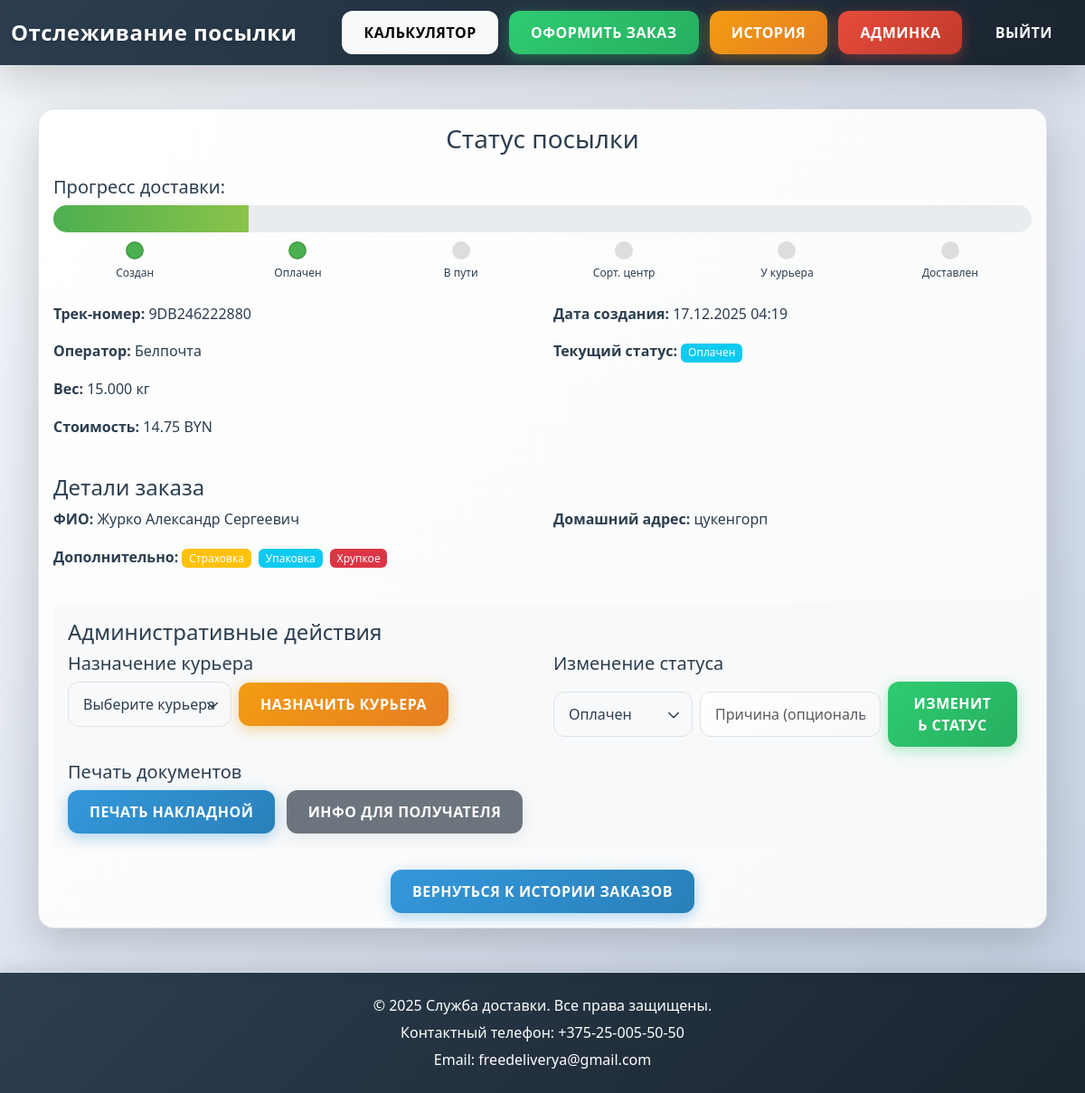
Screenshot of /track.php?track=9DB246222880 (signed in) with the database file from the repository.
### tables this page shows
CREATE TABLE `orders` (
  `id` int(11) NOT NULL,
  `user_id` int(11) DEFAULT NULL,
  `carrier_id` int(11) DEFAULT NULL,
  `from_office` int(11) DEFAULT NULL,
  `to_office` int(11) DEFAULT NULL,
  `weight` decimal(8,3) DEFAULT NULL,
  `cost` decimal(10,2) DEFAULT NULL,
  `delivery_hours` decimal(8,2) DEFAULT NULL,
  `track_number` varchar(20) DEFAULT NULL,
  `created_at` datetime DEFAULT current_timestamp(),
  `delivery_date` date DEFAULT NULL,
  `payment_status` varchar(20) DEFAULT 'pending',
  `tracking_status` varchar(50) DEFAULT 'created',
  `full_name` varchar(255) DEFAULT NULL,
  `home_address` text DEFAULT NULL,
  `pickup_city` varchar(100) DEFAULT NULL,
  `pickup_address` text DEFAULT NULL,
  `delivery_city` varchar(100) DEFAULT NULL,
  `delivery_address` text DEFAULT NULL,
  `desired_date` date DEFAULT NULL,
  `insurance` tinyint(1) DEFAULT 0,
  `packaging` tinyint(1) DEFAULT 0,
  `fragile` tinyint(1) DEFAULT 0,
  `payment_method` varchar(50) DEFAULT 'cash',
  `cash_on_delivery` tinyint(1) DEFAULT 0,
  `cod_amount` decimal(10,2) DEFAULT 0.00,
  `comment` text DEFAULT NULL,
  `recipient_name` varchar(255) DEFAULT NULL,
  `recipient_address` text DEFAULT NULL,
  `courier_id` int(11) DEFAULT NULL
);

CREATE TABLE `carriers` (
  `id` int(11) NOT NULL,
  `name` varchar(100) NOT NULL,
  `color` varchar(7) NOT NULL,
  `max_weight` decimal(6,2) NOT NULL,
  `base_cost` decimal(8,2) NOT NULL,
  `cost_per_kg` decimal(8,3) NOT NULL,
  `cost_per_km` decimal(8,4) NOT NULL,
  `speed_kmh` decimal(6,2) NOT NULL,
  `description` text DEFAULT NULL
);

### track.php (the view, shortened to what this page needs)
<?php
require 'db.php';
$track = $_GET['track'] ?? '';
$order = $db->prepare("SELECT o.*, c.name as carrier_name FROM orders o LEFT JOIN carriers c ON o.carrier_id=c.id WHERE o.track_number=?");
$order->execute([$track]);
$order = $order->fetch();
$status_stages = [
    'created' => ['name' => 'Создан', 'description' => 'Заказ создан'],
    'paid' => ['name' => 'Оплачен', 'description' => 'Заказ оплачен'],
    'in_transit' => ['name' => 'В пути', 'description' => 'Посылка в пути'],
    'sort_center' => ['name' => 'Сорт. центр', 'description' => 'Посылка в сортировочном центре'],
    'out_for_delivery' => ['name' => 'У курьера', 'description' => 'Посылка у курьера в пути'],
    'delivered' => ['name' => 'Доставлен', 'description' => 'Заказ доставлен']
];
$special_status = [
    'delayed' => ['name' => 'Задерживается', 'description' => 'Возможна задержка доставки'],
    'returned' => ['name' => 'Возвращен', 'description' => 'Заказ возвращен отправителю'],
    'cancelled' => ['name' => 'Отменен', 'description' => 'Заказ отменен']
];
$current_status = $order['tracking_status'] ?? 'created';
$is_special_status = isset($special_status[$current_status]);
if (!$is_special_status) {
    $status_keys = array_keys($status_stages);
    $current_index = array_search($current_status, $status_keys);
    $progress_percentage = ($current_index / (count($status_keys) - 1)) * 100;
} else {
    $progress_percentage = 0;
}
?>
<!DOCTYPE html>
<html lang="ru">
<head>
    <link href="https://cdn.jsdelivr.net/npm/bootstrap@5.3.3/dist/css/bootstrap.min.css" rel="stylesheet">
    <link href="assets/css/style.css" rel="stylesheet">
</head>
<body>
<nav class="navbar navbar-dark bg-primary shadow-lg">
    <div class="container-fluid">
        <a class="navbar-brand">Отслеживание посылки</a>
        <div>
            <a href="calculator.php" class="btn btn-light me-2">Калькулятор</a>
            <a href="order_form.php" class="btn btn-success me-2">Оформить заказ</a>
            <a href="history.php" class="btn btn-warning me-2">История</a>
            <?php if($_SESSION['user']['role']==='admin'): ?><a href="admin/index.php" class="btn btn-danger me-2">Админка</a><?php endif; ?>
            <a href="logout.php" class="btn btn-outline-light">Выйти</a>
        </div>
    </div>
</nav>
<div class="container mt-5">
    <div class="card shadow-lg">
        <div class="card-body">
            <h3 class="text-center">Статус посылки</h3>
            <div class="mt-4">
                <h5>Прогресс доставки:</h5>
                <?php if ($current_status === 'out_for_delivery'): ?>
                    <div class="alert alert-info">
                        <strong>Ожидание подтверждения курьера:</strong>
                        Заказ находится у курьера. Ожидается подтверждение доставки или получения в сортировочном центре.
                    </div>
                <?php else: ?>
                    <div class="status-bar">
                        <div class="status-progress" style="width: <?= $progress_percentage ?>%;"></div>
                    </div>
                    <div class="status-indicators">
                        <?php foreach($status_keys as $index => $status_key): ?>
                            <div class="status-indicator">
                                <div class="status-dot
                                    <?php
                                    if ($index < $current_index) echo 'completed';
                                    elseif ($index == $current_index) echo 'active';
                                    ?>">
                                </div>
                                <div class="status-label"><?= htmlspecialchars($status_stages[$status_key]['name']) ?></div>
                            </div>
                        <?php endforeach; ?>
                    </div>
                <?php endif; ?>
            </div>
            <div class="row mt-4">
                <div class="col-md-6">
                    <p><strong>Трек-номер:</strong> <?= htmlspecialchars($order['track_number']) ?></p>
                    <p><strong>Оператор:</strong> <?= htmlspecialchars($order['carrier_name'] ?? 'Н/Д') ?></p>
                    <p><strong>Вес:</strong> <?= $order['weight'] ?> кг</p>
                    <p><strong>Стоимость:</strong> <?= $order['cost'] ?> BYN</p>
                </div>
                <div class="col-md-6">
                    <p><strong>Дата создания:</strong> <?= date('d.m.Y H:i', strtotime($order['created_at'])) ?></p>
                    <p><strong>Текущий статус:</strong>
                        <span class="badge bg-info"><?= htmlspecialchars($is_special_status ? $special_status[$current_status]['name'] : $status_stages[$current_status]['name']) ?></span>
                    </p>
                </div>
            </div>
            <?php if(isset($order['full_name']) && $order['full_name'] || isset($order['pickup_city']) && $order['pickup_city'] || isset($order['delivery_city']) && $order['delivery_city']): ?>
            <div class="mt-4">
                <h4>Детали заказа</h4>
                <div class="row">
                    <?php if(isset($order['full_name']) && $order['full_name']): ?>
                    <div class="col-md-6">
                        <p><strong>ФИО:</strong> <?= htmlspecialchars($order['full_name']) ?></p>
                    </div>
                    <?php endif; ?>
                    <?php if(isset($order['home_address']) && $order['home_address']): ?>
                    <div class="col-md-6">
                        <p><strong>Домашний адрес:</strong> <?= htmlspecialchars($order['home_address']) ?></p>
                    </div>
                    <?php endif; ?>
                    <?php if(isset($order['insurance']) && $order['insurance'] || isset($order['packaging']) && $order['packaging'] || isset($order['fragile']) && $order['fragile']): ?>
                    <div class="col-md-12">
                        <p><strong>Дополнительно:</strong>
                            <?php if(isset($order['insurance']) && $order['insurance']): ?><span class="badge bg-warning me-1">Страховка</span><?php endif; ?>
                            <?php if(isset($order['packaging']) && $order['packaging']): ?><span class="badge bg-info me-1">Упаковка</span><?php endif; ?>
                            <?php if(isset($order['fragile']) && $order['fragile']): ?><span class="badge bg-danger me-1">Хрупкое</span><?php endif; ?>
                        </p>
                    </div>
                    <?php endif; ?>
                </div>
            </div>
            <?php endif; ?>
            <?php if($_SESSION["user"]["role"] === "admin"): ?>
            <div class="mt-4 p-3 bg-light rounded">
                <h4>Административные действия</h4>
                <div class="row mb-3">
                    <div class="col-md-6">
                        <h5>Назначение курьера</h5>
                        <form method="POST" class="d-flex align-items-center">
                            <select name="courier_id" class="form-select me-2" style="width: auto;">
                                <option value="">Выберите курьера</option>
                            </select>
                            <button type="submit" class="btn btn-warning">Назначить курьера</button>
                        </form>
                    </div>
                    <div class="col-md-6">
                        <h5>Изменение статуса</h5>
                        <form method="POST" class="d-flex align-items-center">
                            <select name="new_status" class="form-select me-2" style="width: auto;">
                                <?php
                                $status_options = [
                                    "created" => "Создан",
                                    "paid" => "Оплачен",
                                    "in_transit" => "В пути",
                                    "sort_center" => "Сорт. центр",
                                    "out_for_delivery" => "У курьера",
                                    "delivered" => "Доставлен",
                                    "delayed" => "Задерживается",
                                    "cancelled" => "Отменен",
                                    "returned" => "Возвращен"
                                ];
                                foreach($status_options as $status_key => $status_name): ?>
                                <option value="<?= $status_key ?>" <?= ($order["tracking_status"] == $status_key) ? "selected" : "" ?>>
                                    <?= $status_name ?>
                                </option>
                                <?php endforeach; ?>
                            </select>
                            <input type="text" name="status_reason" class="form-control me-2" placeholder="Причина (опционально)" style="width: 200px;">
                            <button type="submit" class="btn btn-success">Изменить статус</button>
                        </form>
                    </div>
                </div>
                <div class="row">
                    <div class="col-md-12">
                        <h5>Печать документов</h5>
                        <a href="delivery_receipt.php?order_id=<?= $order["id"] ?>" class="btn btn-primary me-2" target="_blank">Печать накладной</a>
                        <a href="delivery_info.php?order_id=<?= $order["id"] ?>" class="btn btn-secondary" target="_blank">Инфо для получателя</a>
                    </div>
                </div>
            </div>
            <?php endif; ?>
            <div class="text-center mt-4">
                <a href="history.php" class="btn btn-primary">Вернуться к истории заказов</a>
            </div>
        </div>
    </div>
</div>
<footer class="footer mt-5 py-4 bg-light border-top">
    <div class="container text-center">
        <p class="mb-1">&copy; 2025 Служба доставки. Все права защищены.</p>
        <p class="mb-1">Контактный телефон: +375-25-005-50-50</p>
        <p class="mb-0">Email: freedeliverya@gmail.com</p>
    </div>
</footer>
</body>
</html>

### track.php (style rules this page uses)
.status-bar { height: 30px; background: #e9ecef; border-radius: 15px; overflow: hidden; position: relative; }
.status-progress { height: 100%; background: linear-gradient(90deg, #4CAF50, #8BC34A); width: 0%; transition: width 0.5s ease; }
.status-indicators { display: flex; justify-content: space-between; margin-top: 10px; }
.status-indicator { text-align: center; flex: 1; }
.status-dot { width: 20px; height: 20px; border-radius: 50%; background: #ddd; margin: 0 auto 5px; }
.status-dot.active { background: #4CAF50; border: 2px solid #45a049; }
.status-dot.completed { background: #4CAF50; border: 2px solid #45a049; }
.status-label { font-size: 12px; }

### rows the page displays
orders: track_number "9DB246222880", carrier.name "Белпочта", weight "15.000", cost "14.75", created_at "17.12.2025 04:19", tracking_status "Оплачен", full_name "Журко Александр Сергеевич", home_address "цукенгорп", new_status "Оплачен"

### other values shown
$status_stages[$status_key]['name'] "Создан"
$status_stages[$status_key]['name'] "Оплачен"
$status_stages[$status_key]['name'] "В пути"
$status_stages[$status_key]['name'] "Сорт. центр"
$status_stages[$status_key]['name'] "У курьера"
$status_stages[$status_key]['name'] "Доставлен"
